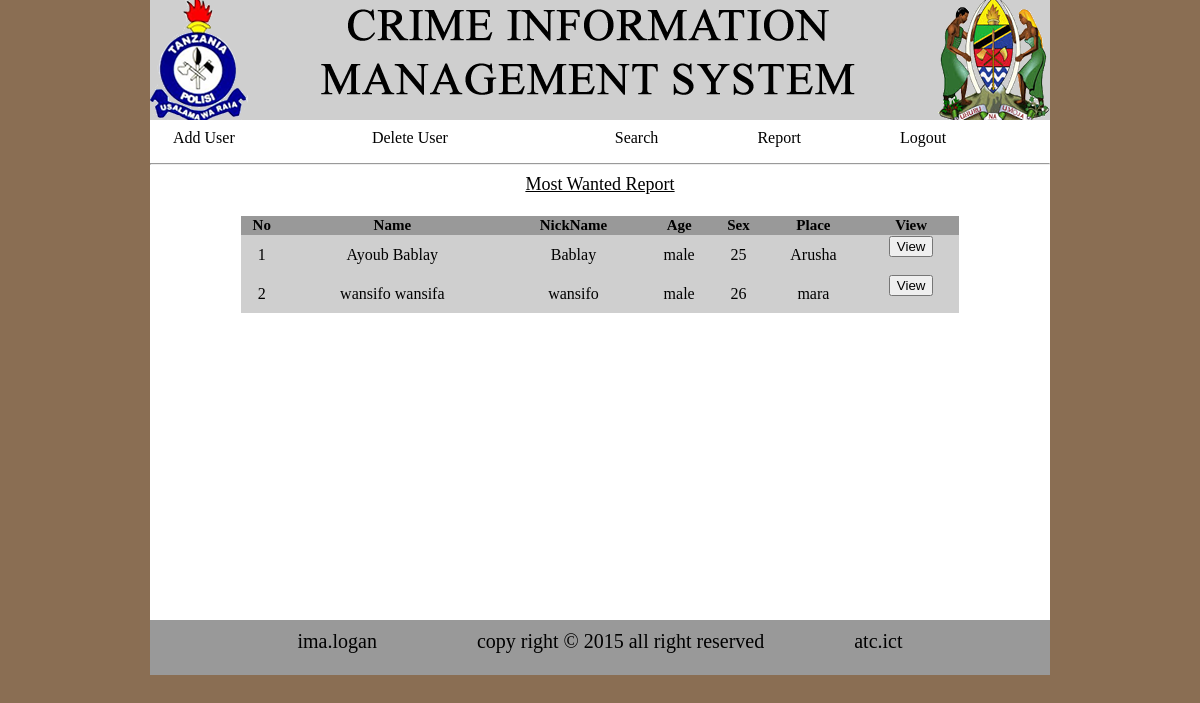
The app's page /admin/mostWantedReport.php (signed in) with its own data.
### tables this page shows
CREATE TABLE IF NOT EXISTS `wanted` (
  `id` int(11) NOT NULL auto_increment,
  `name` varchar(50) NOT NULL,
  `nickname` varchar(50) NOT NULL,
  `sex` text NOT NULL,
  `age` int(11) NOT NULL,
  `date` date NOT NULL,
  `location` varchar(100) NOT NULL,
  `description` text NOT NULL,
  `image` varchar(900) NOT NULL,
  PRIMARY KEY  (`id`)
);

### admin/mostWantedReport.php (the view, shortened to what this page needs)
<html>
<head>
<link rel="stylesheet" type="text/css" href="style.css">
</head>
<body>
      <div class="wrapper">
            <div class="header"> <img src="image/Logo.png" height="120px" width="900px">
            </div>
            <div class="content">
                  <div class="menu">
                        <table class="table">
                              <tr>
                                    <td><a href="add.php">Add User</a></td>
                                    <td><a href="delete.php">Delete User</a></td>
                                    <td><a href="search.php">Search</a></td>
                                    <td><a href="report.php">Report</a></td>
                                    <td><a href="logout.php">Logout</a></td>
                              </tr>
                        </table>
            </div><hr>
            <div class="area1">
            <center><u>Most Wanted Report</u></center><br>
                  <center><table width="40%" class='search'>
                   <tr style='background-color: #999999'>
                        <th>No</th><th>Name</th><th>NickName</th><th>Age</th><th>Sex</th><th>Place</th><th>View</th>
                   </tr>
                  <?php
                   $query=mysql_query("SELECT * FROM `wanted`");
                   $count=0;
                   while($query1=mysql_fetch_array($query)){
                   $name=$query1['name'];
                   $nick=$query1['nickname'];
                   $sex=$query1['sex'];
                   $age=$query1['age'];
                   $place=$query1['location'];
                   $count++;
                  echo"<tr style='background-color:#CFCFCF'>
                                                      <td><center>$count</center></td>
                                                      <td><center>$name</center></td>
                                                      <td><center>$nick<center></td>
                                                      <td><center>$sex</center></td>
                                                      <td><center>$age</center></td>
                                                      <td><center>$place</center></td>
                                                     <td><center><form action='viewMostWantedReport.php?id=$name' method='POST'><button class='input' value='$id'>View</button></form></center></td>
                        </tr>";
                  }
                  ?>
                   </table></center>
            </div>
        </div>
            <div class="footer">ima.logan &nbsp;&nbsp;&nbsp;&nbsp;&nbsp;&nbsp;&nbsp;&nbsp;&nbsp;&nbsp;
                  &nbsp;&nbsp;&nbsp;&nbsp;&nbsp;&nbsp;&nbsp;&nbsp;copy right &copy 2015 all right reserved&nbsp;&nbsp;&nbsp;&nbsp;&nbsp;&nbsp;&nbsp;&nbsp;&nbsp;&nbsp;&nbsp;&nbsp;&nbsp;&nbsp;&nbsp;&nbsp;&nbsp;&nbsp;atc.ict
            </div>
      </div>
</body>
</html>

### admin/style.css (style rules this page uses)
body { background-color:#8A6E53; margin: 0; background-repeat: no-repeat; }
.wrapper { height: auto; width: 900px; margin: 0 auto; background-color: white; }
.header { color: #FFFFFF; background-color: #999999; height: 120px; text-align: center; font-size: 30px; }
.content { height:500px; }
.footer { background-color: #999999; width: 100%; height: 45px; color: black; text-align: center; font-size: 20px; padding-top: 10px; }
.menu { padding-left: 10px auto; height: 35px; }
.area1 { color: black; text-align: center; font-size: 18px; padding: 1px; }
.table { height: 35px; width: 100%; padding-left: 20px; }
a { color: black; text-decoration: none; }
.search { margin: 0px auto; width: 80%; border-spacing: 0px; }
.search tr th { font-size: 15px; }

### records on screen
wanted: name "Ayoub Bablay", nickname "Bablay", sex "male", age "25", location "Arusha"
wanted: name "wansifo wansifa", nickname "wansifo", sex "male", age "26", location "mara"
